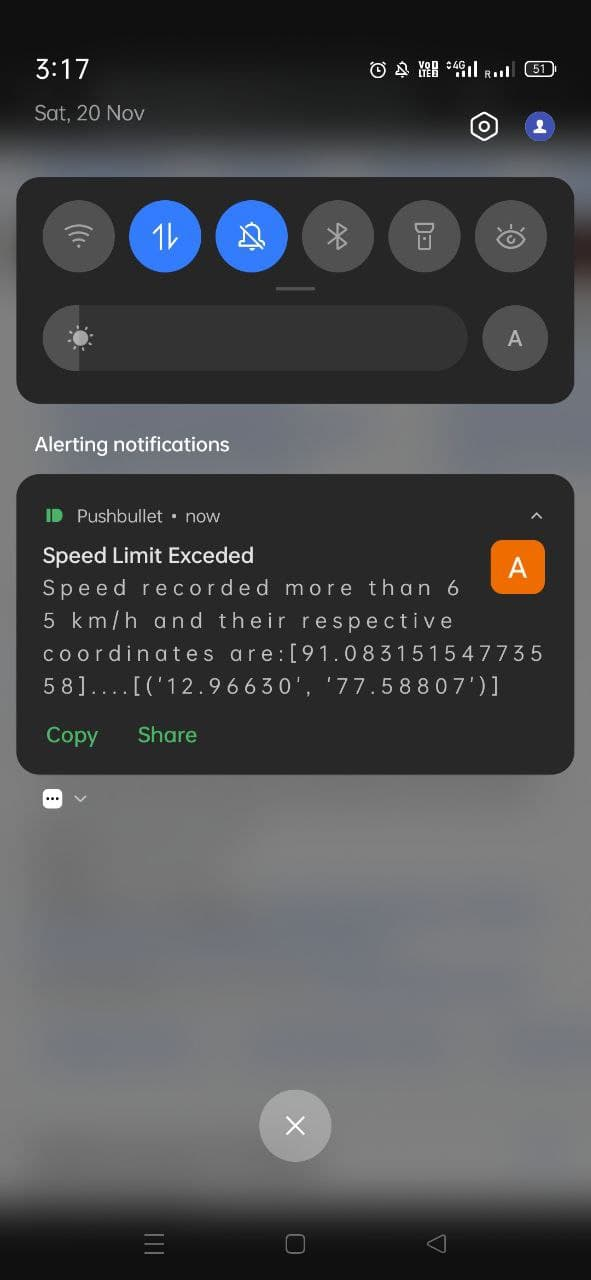
#> input picture project_screenshots/6.jpg, 591 x 1280 px, found by its file name
$ python threshold.py
#> lines starting #> are read from the running program, lines starting #| are printed output that depends on the picture; after the words box and inside, x2 and y2 are one past the last pixel; in counts of white or black regions, pixels touching at a corner belong together
import cv2

img=cv2.imread('6.jpg')
#> img is the input picture: shape (1280, 591, 3); mean B, G, R 79.6, 77.5, 76.4
gray=cv2.cvtColor(img,cv2.COLOR_BGR2GRAY)
gray=cv2.threshold(gray,0,255,cv2.THRESH_BINARY | cv2.THRESH_OTSU)[1]
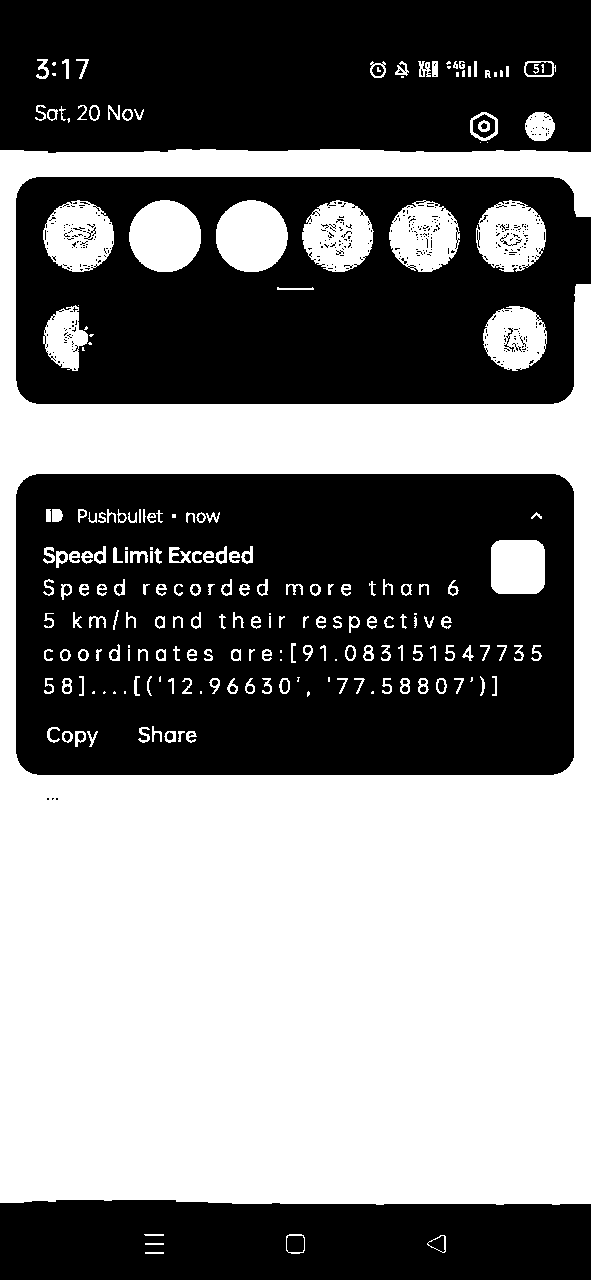
#> gray: shape (1280, 591); 48.8% white; 217 white regions (37 under 20 px), largest, box (x1, y1, x2, y2) and area: (0, 149, 591, 1205) 326932, (129, 200, 201, 272) 4091, (216, 200, 288, 272) 4083
gray=cv2.medianBlur(gray,3)
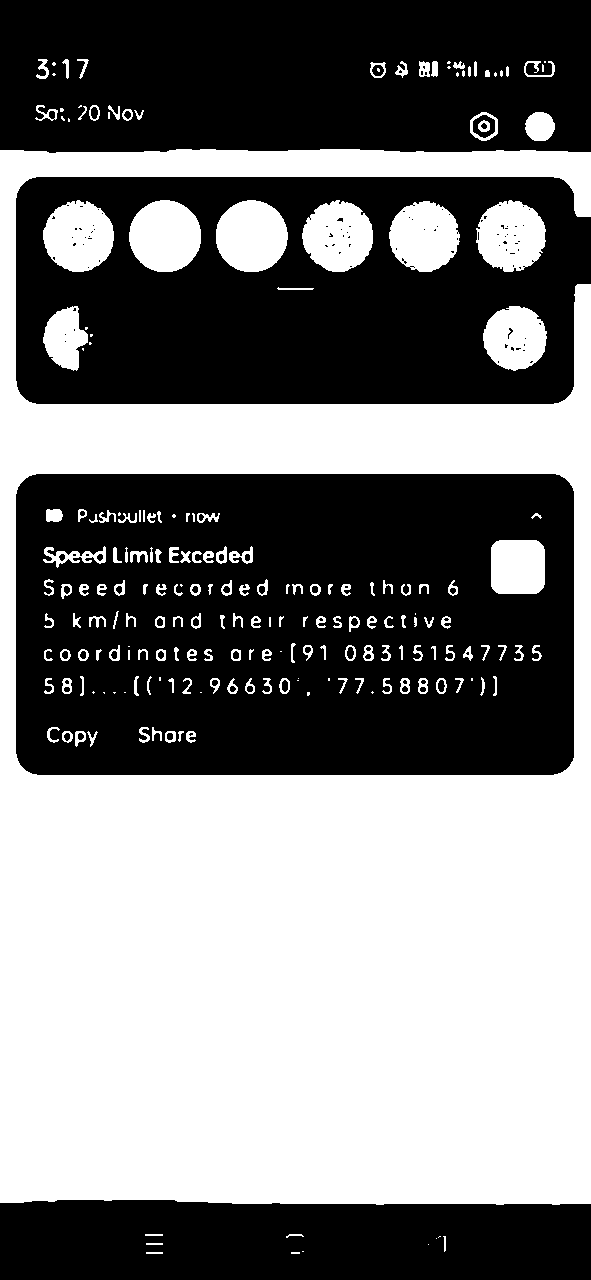
#> gray: shape (1280, 591); 48.9% white; 211 white regions (44 under 20 px), largest, box (x1, y1, x2, y2) and area: (0, 149, 591, 1205) 326943, (129, 200, 201, 272) 4090, (216, 200, 288, 272) 4081
cv2.imwrite('new6.jpg',gray)

$ run again, with project_screenshots/1.jpg copied over project_screenshots/6.jpg
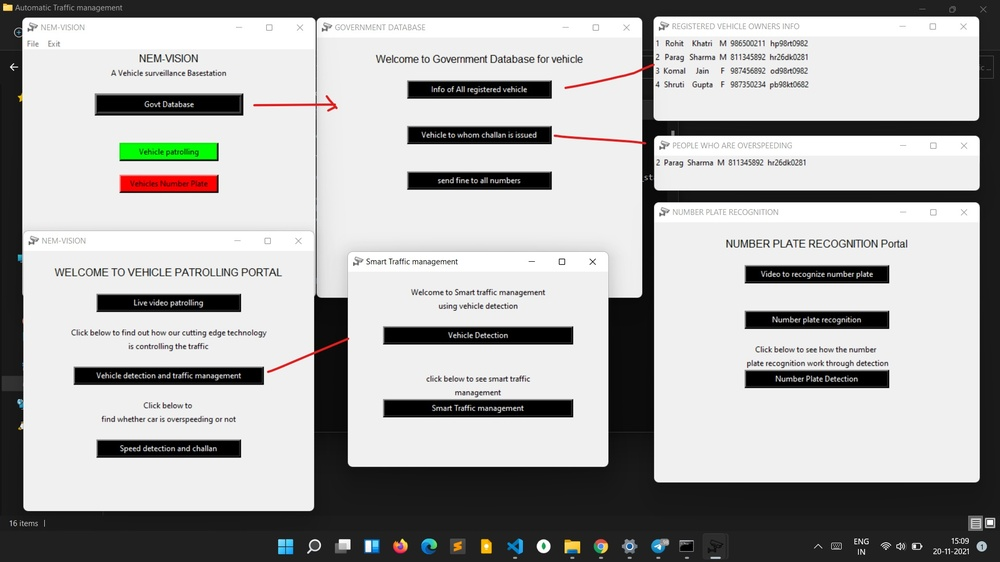
#> input picture project_screenshots/1.jpg, 1000 x 562 px, shrunk from 1920 x 1080 before the run, found by its file name
#> img is the input picture: shape (562, 1000, 3); mean B, G, R 171.4, 172.1, 172.2
#> `gray=cv2.threshold(gray,0,255,cv2.THRESH_BINARY | cv2.THRESH_OTSU)[1]`:
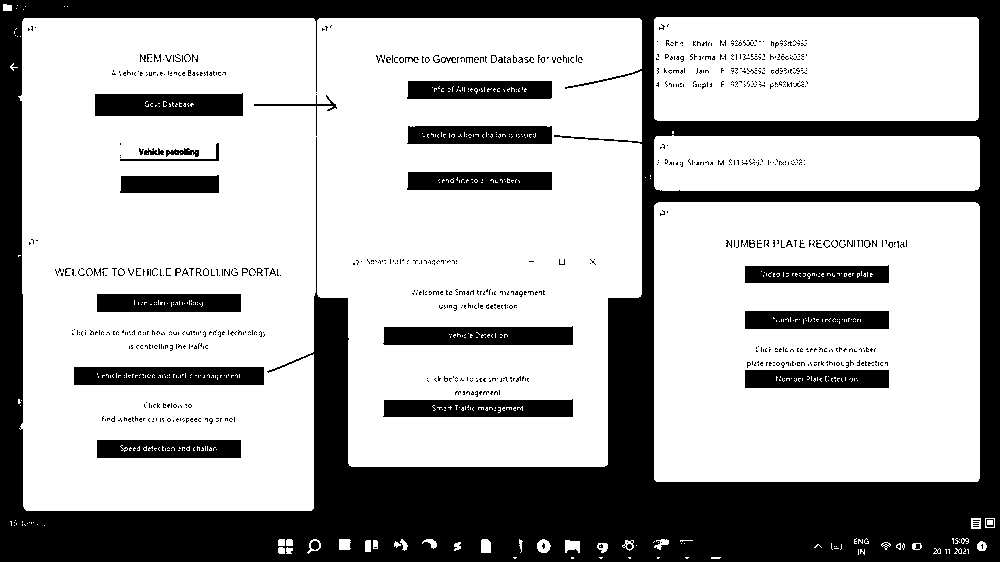
#> gray: shape (562, 1000); 68.4% white; 846 black regions (804 under 20 px), largest, box (x1, y1, x2, y2) and area: (0, 0, 1000, 562) 137922, (383, 326, 573, 345) 3325, (74, 367, 264, 385) 3254
#> `gray=cv2.medianBlur(gray,3)`:
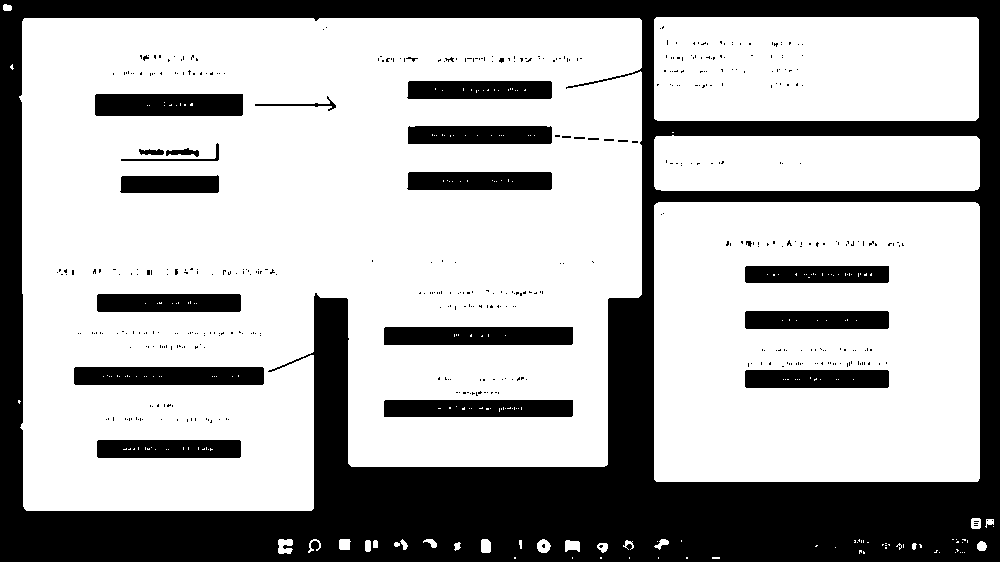
#> gray: shape (562, 1000); 68.8% white; 474 black regions (449 under 20 px), largest, box (x1, y1, x2, y2) and area: (0, 0, 1000, 562) 138020, (74, 367, 264, 385) 3393, (384, 327, 573, 345) 3381
